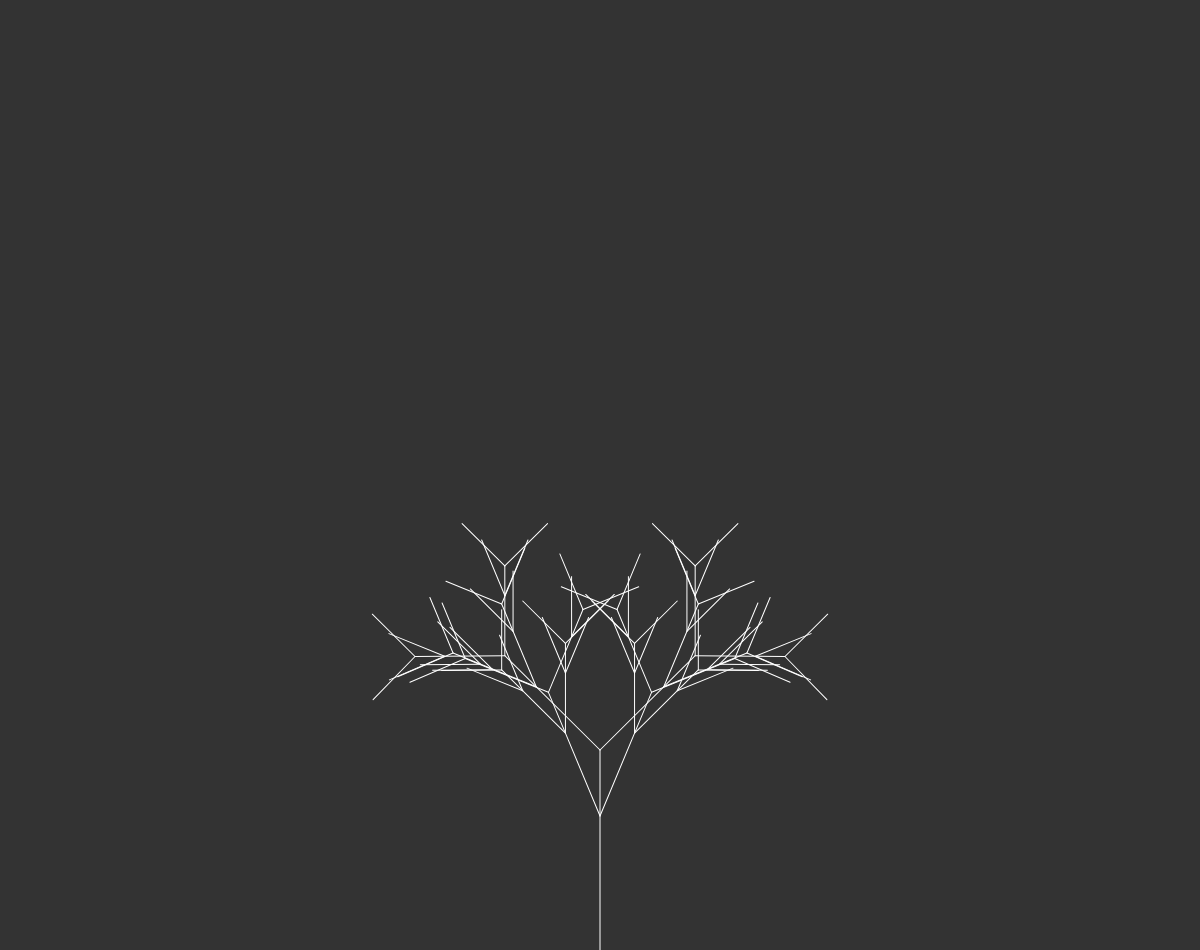
Frame 1 (no input)
Frame 60 (no input): identical to frame 1, image omitted
Frame 120 (the mouse pressed at the canvas centre since frame 60): identical to frame 1, image omitted

The p5.js sketch that drew this single still picture (run headless with seeded random() and noise() and a simulated clock; from frame 60 on, the mouse is pressed at the canvas centre):

// p5.js sketch
// ── sketch.js
const MIN_LEN = 50


var slider
function setup() {
	let angle = QUARTER_PI
	createCanvas(windowWidth, windowHeight-50);
	slider = createSlider(0, TWO_PI, QUARTER_PI, 0.01)
	// put setup code here

}

function draw() {
	// put drawing code here
	background(51)
	angle = slider.value()
	stroke(255)
	translate(windowWidth/2, height)
	let len = 200
	branch(len)
}

function branch(len) {
	if(len < MIN_LEN) {
		return;
	}
	line(0, 0, 0, -len);

	push()
	translate(0, -len)
	push()
	rotate(angle)
	branch(len * 0.67)
	pop()
	push()
	rotate(-angle)
	branch(len * 0.67)
	pop()
	pop()


	push()
	translate(0,-len*0.67)
	push()
	rotate(angle/2)
	branch(len * 0.67)
	pop()
	push()
	rotate(-angle/2)
	branch(len * 0.67)
	pop()
	pop()
}
